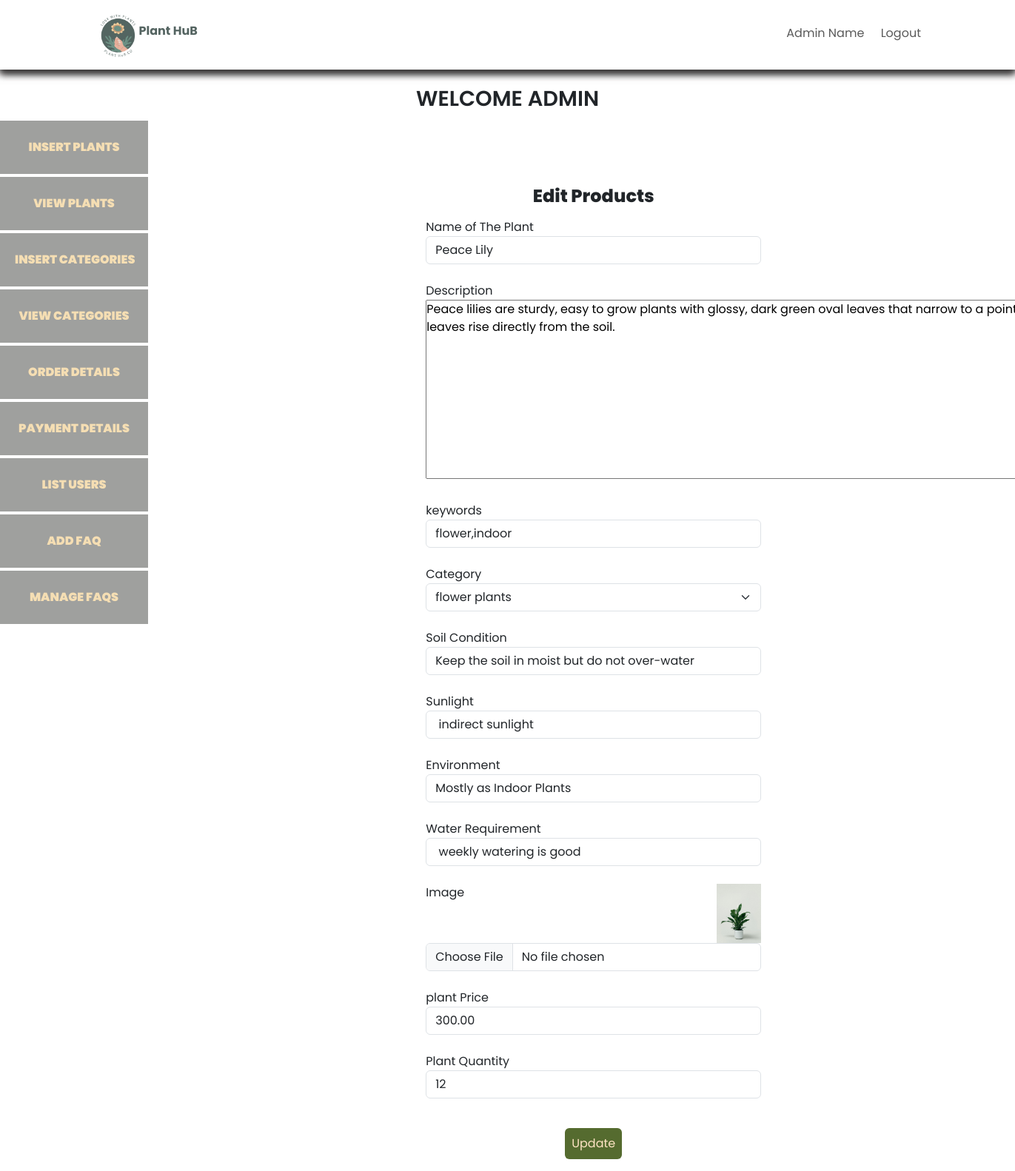
The app's page /admin_/index.php?edit_products=1 (signed in) with its own data.
### tables this page shows
CREATE TABLE `plants` (
  `plant_id` int(11) NOT NULL,
  `plant_name` varchar(100) NOT NULL,
  `plant_description` longtext NOT NULL,
  `plant_keywords` varchar(300) NOT NULL,
  `category_id` int(11) NOT NULL,
  `plant_soil` varchar(255) NOT NULL,
  `plant_sunlight` varchar(255) NOT NULL,
  `environment` varchar(255) NOT NULL,
  `plant_watering` varchar(255) NOT NULL,
  `plant_image1` varchar(255) NOT NULL,
  `plant_price` decimal(12,2) NOT NULL,
  `plant_quantity` int(5) NOT NULL,
  `date` timestamp NOT NULL DEFAULT current_timestamp() ON UPDATE current_timestamp(),
  `status` varchar(100) NOT NULL
);

CREATE TABLE `categories` (
  `category_id` int(11) NOT NULL,
  `category_title` varchar(100) NOT NULL
);

### admin_/edit_products.php (the view, shortened to what this page needs)
<?php
include('../includes/connect.php');
?>
<?php
if (isset($_GET['edit_products'])) {
  $edit_plant_id = $_GET['edit_products'];
  $get_data = "SELECT * FROM plants WHERE plant_id=$edit_plant_id";
  $result = mysqli_query($con, $get_data);
  $row = mysqli_fetch_assoc($result);
  $plant_name = $row['plant_name'];
  $plant_description = $row['plant_description'];
  $plant_keywords = $row['plant_keywords'];
  $category_id = $row['category_id'];
  $plant_soil = $row['plant_soil'];
  $plant_sunlight = $row['plant_sunlight'];
  $environment = $row['environment'];
  $plant_watering = $row['plant_watering'];
  $plant_image1 = $row['plant_image1'];
  $plant_price = $row['plant_price'];
  $plant_quantity = $row['plant_quantity'];
$select_category="SELECT * FROM categories WHERE category_id=$category_id";
$result_category=mysqli_query($con,$select_category);
$row_category=mysqli_fetch_assoc($result_category);
$select_category_title=$row_category['category_title'];
}
?>
<!DOCTYPE html>
<html lang="en">
<head>
  <link href="https://cdn.jsdelivr.net/npm/bootstrap@5.3.0-alpha3/dist/css/bootstrap.min.css" rel="stylesheet">
  <link rel="stylesheet" href="admin_style.css">
  <link href="https://cdn.jsdelivr.net/npm/remixicon@3.0.0/fonts/remixicon.css" rel="stylesheet">
</head>
<body>
<?php
   include('ad_layouts/navbar.php');
?>
<br><br><br>
<h3 class="text-center"> Edit Products</h3>
<form action="" method="post" enctype="multipart/form-data">
     <div class="form-outline mb-4 w-50 m-auto mt-3">
        <label for="plant_title" class="form-lable">Name of The Plant</label>
        <input type="text" name="plant_title" id="plant_title" class="form-control" value="<?php echo $plant_name; ?>" autocomplete="off" required="required">
      </div>
      <div class="form-outline mb-4 w-50 m-auto mt-3">
        <label for="description" class="form-lable">Description</label>
        <textarea rows="10" cols="60" name="description"  required><?php echo $plant_description; ?></textarea>
      </div>
      <div class="form-outline mb-4 w-50 m-auto mt-3">
        <label for="plant_keywords" class="form-lable">keywords</label>
        <input type="text" name="plant_keywords" id="plant_keywords" value="<?php echo $plant_keywords; ?>" placeholder="Enter Plant Keywords" class="form-control" autocomplete="off" required="required">
      </div>
      <div class="form-outline mb-4 w-50 m-auto mt-3">
        <label for="plant_category" class="form-lable">Category</label>
        <select name="plant_category"  class="form-select">
          <option value="<?php echo $category_id; ?>"><?php echo $select_category_title; ?></option>
        </select>
      </div>
      <div class="form-outline mb-4 w-50 m-auto mt-3">
        <label for="plant_soil" class="form-lable">Soil Condition</label>
        <input type="text" name="plant_soil" id="plant_soil"  value="<?php echo $plant_soil; ?>" placeholder="Enter soil conditions" class="form-control" autocomplete="off" required="required">
      </div>
      <div class="form-outline mb-4 w-50 m-auto mt-3">
        <label for="plant_sunlight" class="form-lable">Sunlight</label>
        <input type="text" name="plant_sunlight" id="plant_sunlight"  value="<?php echo $plant_sunlight; ?>" placeholder="Enter about sunlight" class="form-control" autocomplete="off" required="required">
      </div>
      <div class="form-outline mb-4 w-50 m-auto mt-3">
        <label for="plant_environment" class="form-lable">Environment</label>
        <input type="text" name="plant_environment"  value="<?php echo $environment; ?>" id="plant_environment" placeholder="Enter whether indoor or outdoor plant" class="form-control" autocomplete="off" required="required">
      </div>
      <div class="form-outline mb-4 w-50 m-auto mt-3">
        <label for="plant_water" class="form-lable">Water Requirement</label>
        <input type="text" name="plant_water"  value="<?php echo $plant_watering; ?>" id="plant_water" placeholder="Enter whether indoor or outdoor plant" class="form-control" autocomplete="off" required="required">
      </div>
      <div class="form-outline mb-4 w-50 m-auto mt-3 ">
        <label for="plant_image1" class="form-lable">Image</label>
        <img src="plant_images/<?php echo $plant_image1; ?>" alt="" class="product_img " style="float: right;">
        <input type="file" name="plant_image1"  id="plant_image1" class="form-control " required="required">
      </div>
      <div class="form-outline mb-4 w-50 m-auto mt-3">
        <label for="plant_price" class="form-lable">plant Price</label>
        <input type="text" name="plant_price" id="plant_price" value="<?php echo $plant_price; ?>" placeholder="Enter price of the plant" class="form-control" autocomplete="off" required="required">
      </div>
      <div class="form-outline mb-4 w-50 m-auto mt-3">
        <label for="plant_count" class="form-lable">Plant Quantity</label>
        <input type="number" name="plant_count" id="plant_count" value="<?php echo $plant_quantity; ?>" class="form-control" min="0" required="required">
      </div>
      <div class=" text-center mr-5-auto">
        <input type="submit" name="edit_plant" class="btn m-3 p-2 " id="button-submit" value="Update" style="color:bisque; background-color:darkolivegreen;">
      </div>
</form>
</body></html>

### admin_/admin_style.css (style rules this page uses)
* { margin: 0; padding: 0; box-sizing: border-box; }
body { font-family: 'Poppins', sans-serif; }
h3 { font-size: 1.5rem; font-weight: 800; }

### admin_/edit_products.php (style rules this page uses)
.product_img { width: 60px; }

### records on screen
plants: plant_title "Peace Lily", description "Peace lilies are sturdy, easy to grow plants with glossy, dark green oval leaves that narrow to a point. The leaves rise directly from the soil.", plant_keywords "flower,indoor", plant_soil "Keep the soil in moist but do not over-water", plant_sunlight "indirect sunlight", plant_environment "Mostly as Indoor Plants", plant_water "weekly watering is good", plant_image1 (picture), plant_price "300.00", plant_count "12"
categories: plant_category "flower plants"
